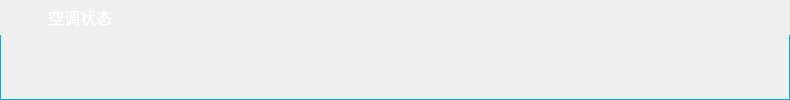
        <widget class="QWidget" name="wgt_ac" native="true">
         <property name="sizePolicy">
          <sizepolicy hsizetype="Preferred" vsizetype="Preferred">
           <horstretch>0</horstretch>
           <verstretch>0</verstretch>
          </sizepolicy>
         </property>
         <property name="minimumSize">
          <size>
           <width>0</width>
           <height>0</height>
          </size>
         </property>
         <property name="styleSheet">
          <string notr="true">/*QWidget#wgt_ac{
background:transparent;
border-image: url(:/image/dev_border.png);
border-bottom:0px solid rgb(73, 118, 237);
border-top:0px solid rgb(73, 118, 237);
}*/</string>
         </property>
         <layout class="QVBoxLayout" name="verticalLayout_7">
          <property name="spacing">
           <number>0</number>
          </property>
          <property name="leftMargin">
           <number>0</number>
          </property>
          <property name="topMargin">
           <number>0</number>
          </property>
          <property name="rightMargin">
           <number>0</number>
          </property>
          <property name="bottomMargin">
           <number>0</number>
          </property>
          <item>
           <widget class="QFrame" name="frame_5">
            <property name="minimumSize">
             <size>
              <width>0</width>
              <height>35</height>
             </size>
            </property>
            <property name="maximumSize">
             <size>
              <width>16777215</width>
              <height>35</height>
             </size>
            </property>
            <property name="styleSheet">
             <string notr="true">QFrame#frame_5{color: rgb(255, 255, 255);
border-image: url(:/image/border_up.png);
}
 </string>
            </property>
            <property name="frameShape">
             <enum>QFrame::NoFrame</enum>
            </property>
            <property name="frameShadow">
             <enum>QFrame::Raised</enum>
            </property>
            <layout class="QHBoxLayout" name="horizontalLayout_5">
             <property name="spacing">
              <number>6</number>
             </property>
             <property name="leftMargin">
              <number>10</number>
             </property>
             <property name="topMargin">
              <number>2</number>
             </property>
             <property name="rightMargin">
              <number>0</number>
             </property>
             <property name="bottomMargin">
              <number>2</number>
             </property>
             <item>
              <widget class="QLabel" name="label_9">
               <property name="minimumSize">
                <size>
                 <width>8</width>
                 <height>8</height>
                </size>
               </property>
               <property name="maximumSize">
                <size>
                 <width>8</width>
                 <height>8</height>
                </size>
               </property>
               <property name="styleSheet">
                <string notr="true">border-image: url(:/image/dot.png);</string>
               </property>
               <property name="text">
                <string/>
               </property>
              </widget>
             </item>
             <item>
              <widget class="QLabel" name="label_10">
               <property name="minimumSize">
                <size>
                 <width>18</width>
                 <height>26</height>
                </size>
               </property>
               <property name="maximumSize">
                <size>
                 <width>18</width>
                 <height>26</height>
                </size>
               </property>
               <property name="styleSheet">
                <string notr="true">border-image: url(:/image/ac.png);</string>
               </property>
               <property name="text">
                <string/>
               </property>
              </widget>
             </item>
             <item>
              <widget class="QLabel" name="lblAcStatus">
               <property name="minimumSize">
                <size>
                 <width>0</width>
                 <height>30</height>
                </size>
               </property>
               <property name="maximumSize">
                <size>
                 <width>16777215</width>
                 <height>30</height>
                </size>
               </property>
               <property name="font">
                <font>
                 <pointsize>12</pointsize>
                </font>
               </property>
               <property name="styleSheet">
                <string notr="true">color: rgb(255, 255, 255);</string>
               </property>
               <property name="text">
                <string>空调状态</string>
               </property>
              </widget>
             </item>
             <item>
              <spacer name="horizontalSpacer_5">
               <property name="orientation">
                <enum>Qt::Horizontal</enum>
               </property>
               <property name="sizeHint" stdset="0">
                <size>
                 <width>678</width>
                 <height>20</height>
                </size>
               </property>
              </spacer>
             </item>
            </layout>
           </widget>
          </item>
          <item>
           <widget class="QWidget" name="ac_item" native="true">
            <property name="sizePolicy">
             <sizepolicy hsizetype="Preferred" vsizetype="Preferred">
              <horstretch>0</horstretch>
              <verstretch>0</verstretch>
             </sizepolicy>
            </property>
            <property name="minimumSize">
             <size>
              <width>0</width>
              <height>0</height>
             </size>
            </property>
            <property name="styleSheet">
             <string notr="true">QWidget#ac_item{
color: rgb(255, 255, 255);
border-bottom:1px solid #01ADDE;
border-right:1px solid #01ADDE;
border-left:1px solid #01ADDE;
border-radius:opx;font:13pt;
}</string>
            </property>
           </widget>
          </item>
         </layout>
        </widget>
